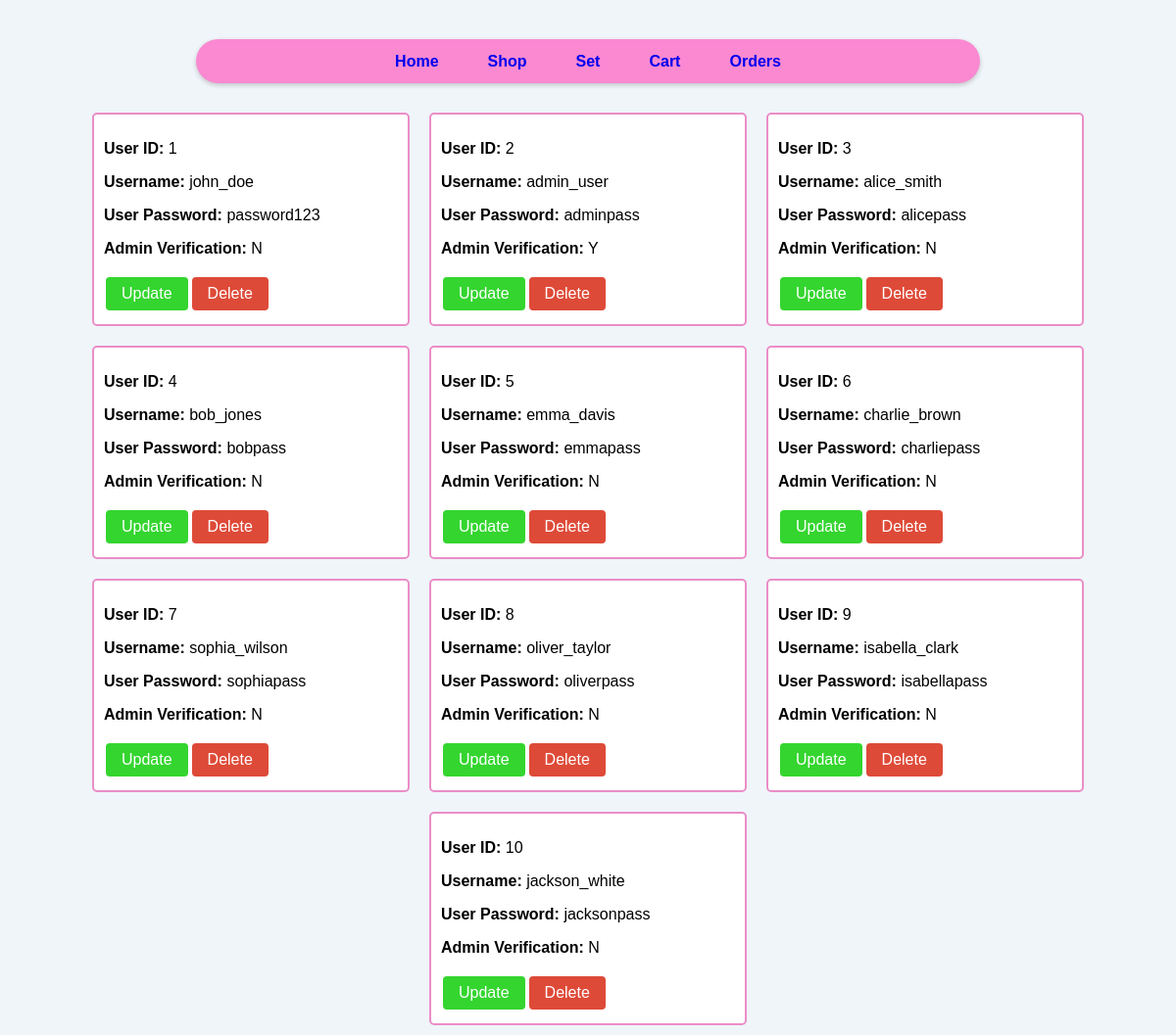
/Admin-UserListing.php, run on the app's committed database.
### tables this page shows
CREATE TABLE IF NOT EXISTS `user`
(
  user_ID INT(8) PRIMARY KEY NOT NULL AUTO_INCREMENT,
  user_name VARCHAR(45) NOT NULL,
  user_password VARCHAR(45) NOT NULL,
  user_admin ENUM('Y','N') NOT NULL,
  user_funds INT(10) NOT NULL DEFAULT 0
);

### Admin-UserListing.php (the view, shortened to what this page needs)
<!DOCTYPE html>
<html lang="en">
<head>
</head>
<body>
    <div class="user-page-container">
        <div class="nav-container">
                <div class="navbar">
                    <nav>
                    <a href="home.php">Home</a>
                    <a href="shop.php">Shop</a>
                    <a href="set.php">Set</a>
                    <a href="cart.php">Cart</a>
                    <a href="orders.php">Orders</a>
                    </nav>
                </div>
        </div>
        <div class="container">
            <?php
            $servername = "localhost";
            $username = "root";
            $password = "";
            $database = "confectionary";
            $conn = new mysqli($servername, $username, $password, $database);
            $sql = "SELECT * FROM user";
            $result = $conn->query($sql);
            if ($result->num_rows > 0) {
                while($row = $result->fetch_assoc()) {
                    echo '<div class="item-box">';
                    echo '<p><strong>User ID:</strong> ' . $row["user_ID"] . '</p>';
                    echo '<p><strong>Username:</strong> ' . $row["user_name"] . '</p>';
                    echo '<p><strong>User Password:</strong> ' . $row["user_password"] . '</p>';
                    echo '<p><strong>Admin Verification:</strong> ' . $row["user_admin"] . '</p>';
                    echo '<form action="Admin-UserConfig.php" method="post">';
                    echo '<input type="submit" class="update-btn" name="update" value="Update">';
                    echo '<input type="submit" class="delete-btn" name="delete" value="Delete">';
                    echo '</form>';
                    echo '</div>';
                }
            } else {
                echo "0 results";
            }
            ?>
        </div>
    </div>
</body>
</html>

### Admin-UserListing.php (style rules this page uses)
body { background-color: #f0f5f9; margin: 0; padding: 0; font-family: Arial, sans-serif; width: 100vw; height: 100vh; }
.container { display: flex; flex-wrap: wrap; justify-content: center; align-items: center; }
.item-box { border: 1px solid #ccc; padding: 10px; margin: 10px; width: 300px; float: left; background-color: #ffffff; }
.update-btn { background-color: #34D52F; color: white; border: none; padding: 8px 16px; text-align: center; text-decoration: none; display: inline-block; font-size: 16px; margin: 4px 2px; cursor: pointer; border-radius: 4px; }
.delete-btn { background-color: #DE4A38; color: white; border: none; padding: 8px 16px; text-align: center; text-decoration: none; display: inline-block; font-size: 16px; margin: 4px 2px; cursor: pointer; border-radius: 4px; }
.nav-container { text-align: center; max-width: 800px; width: 100%; margin-bottom: 20px; }
.navbar { text-align: center; font-family: 'Trebuchet MS', 'Lucida Sans Unicode', 'Lucida Grande', 'Lucida Sans', Arial, sans-serif; font-size: 16px; font-weight: 700; line-height: 25px; background-color: #fa89d1; box-shadow: 0px 2px 5px rgba(0, 0, 0, 0.2); border-radius: 50px; margin-top: 40px; }
nav { display: flex; justify-content: center; align-items: center; }
nav a { text-decoration: none; margin: 0 15px; padding: 10px; }
.user-page-container { width: 100vw; height: 100vh; display: flex; align-items: center; flex-direction: column; }
.item-box { border: 2px solid #eb8dc8; border-radius: 5px; padding: 10px; margin: 10px; width: 300px; display: inline-block; font-family: 'Trebuchet MS', 'Lucida Sans Unicode', 'Lucida Grande', 'Lucida Sans', Arial, sans-serif; }

### data on the page
user: user_ID "1", user_name "john_doe", user_password "password123", user_admin "N"
user: user_ID "2", user_name "admin_user", user_password "adminpass", user_admin "Y"
user: user_ID "3", user_name "alice_smith", user_password "alicepass", user_admin "N"
user: user_ID "4", user_name "bob_jones", user_password "bobpass", user_admin "N"
user: user_ID "5", user_name "emma_davis", user_password "emmapass", user_admin "N"
user: user_ID "6", user_name "charlie_brown", user_password "charliepass", user_admin "N"
user: user_ID "7", user_name "sophia_wilson", user_password "sophiapass", user_admin "N"
user: user_ID "8", user_name "oliver_taylor", user_password "oliverpass", user_admin "N"
user: user_ID "9", user_name "isabella_clark", user_password "isabellapass", user_admin "N"
user: user_ID "10", user_name "jackson_white", user_password "jacksonpass", user_admin "N"
